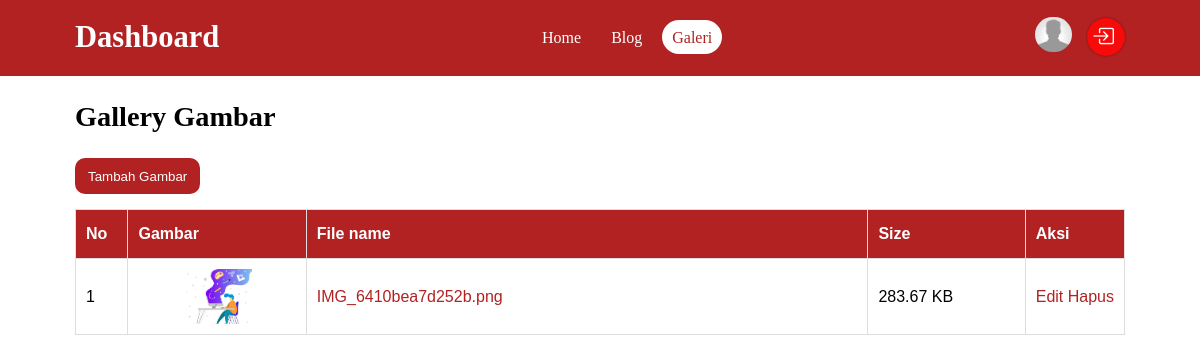
The app's page /user/galeri.php (signed in) with its own data.
### tables this page shows
CREATE TABLE `members` (
  `id` int(11) NOT NULL,
  `nama` varchar(150) NOT NULL,
  `email` varchar(100) NOT NULL,
  `username` varchar(100) NOT NULL,
  `password` varchar(255) NOT NULL,
  `image` varchar(90) NOT NULL
);

CREATE TABLE `gallery` (
  `id` int(11) NOT NULL,
  `id_user` int(11) NOT NULL,
  `image` varchar(120) NOT NULL
);

### conn.php (called while the page is built)
<?php
$host = "localhost";
$user = "root";
$pass = "";
$db = "simpleblog";
$conn = mysqli_connect($host, $user, $pass, $db);
function query($query) {
    global $conn;
    $result = mysqli_query($conn, $query);
    $rows = [];
    while($row = mysqli_fetch_assoc($result)) {
        $rows[] = $row;
    }
    return $rows;
}
?>

### user/galeri.php (the view, shortened to what this page needs)
<?php
require "../conn.php";
function filesize_formatted($path)
{
    $size = filesize($path);
    $units = array( 'B', 'KB', 'MB', 'GB', 'TB', 'PB', 'EB', 'ZB', 'YB');
    $power = $size > 0 ? floor(log($size, 1024)) : 0;
    return number_format($size / pow(1024, $power), 2, '.', ',') . ' ' . $units[$power];
}
$user_id = $_SESSION["user_id"];
$member = query("SELECT * FROM members WHERE id = $user_id")[0];
$result = query("SELECT * FROM gallery WHERE id_user = $user_id");
?>
<!DOCTYPE html>
<html lang="en">
<head>
    <link rel="stylesheet" href="https://cdn.jsdelivr.net/npm/bootstrap-icons@1.10.3/font/bootstrap-icons.css">
    <link rel="stylesheet" href="../assets/css/style.css?ts=<?=time()?>&quot">
</head>
<body>
    <nav class="navigation">
        <div class="container">
            <div class="nav-content">
                <h1><a href="index.php">Dashboard</a></h1>
                <ul class="nav-links">
                    <li>
                        <a href="../index.php" class="nav-link">Home</a>
                    </li>
                    <li>
                        <a href="blog.php" class="nav-link">Blog</a>
                    </li>
                    <li>
                        <a href="galeri.php" class="nav-link active">Galeri</a>
                    </li>
                </ul>
                <div class="add">
                    <a href="profile.php"><img src="images/<?= $member["image"] ?>" class="profile-thumb"></a>
                    <a href="?logout" class="logout"><i class="bi bi-box-arrow-in-right"></i></a>
                </div>
            </div>
        </div>
    </nav>
    <div class="container">
        <h2 style="margin-top: 20px;">Gallery Gambar</h2>
        <div class="actions">
            <button id="add-artikel">Tambah Gambar</button>
        </div>
        <?php if(!empty($result)): ?>
            <div id="table">
                <table border="1" cellspacing="0" class="table">
                    <tr>
                        <th>No</th>
                        <th>Gambar</th>
                        <th>File name</th>
                        <th>Size</th>
                        <th>Aksi</th>
                    </tr>
                    <?php $i = 1; foreach($result as $data): ?>
                    <tr>
                        <td style="width: 5%;"><?= $i; ?></td>
                        <td style="width: 17%;"><img src="uploads/gallery/<?= $data["image"]; ?>" alt=""></td>
                        <td><a href="uploads/gallery/<?= $data["image"]; ?>" target="_blank"><?= $data["image"]; ?></a></td>
                        <td nowrap="nowrap" style="width: 15%;"><?= filesize_formatted("uploads/gallery/".$data["image"]); ?></td>
                        <td nowrap="nowrap" style="width: 5%;">
                            <a href="edit_image.php?id=<?= $data["id"]; ?>">Edit</a>
                            <a href="delete_image.php?id=<?= $data["id"]; ?>" onclick="return confirm('Yakin ingin hapus?')">Hapus</a>
                        </td>
                    </tr>
                    <?php $i++; endforeach; ?>
                </table>
            </div>
        <?php else: ?>
        <span style="display: block; text-align: center; margin-top: 25px;">There's no data</span>
        <?php endif; ?>
    </div>
</body>
</html>

### assets/css/style.css (style rules this page uses)
* { padding: 0; margin: 0; box-sizing: border-box; }
body, p { line-height: 1.5; }
h1 { font-size: 1.91rem; }
h2 { font-size: 1.77rem; }
a { color: firebrick; text-decoration: none; }
.container { width: min(100% - 1rem, 1050px); margin-inline: auto; }
.navigation { position: sticky; top: 0; background-color: firebrick; padding: 15px; color: #fff; z-index: 100; }
.navigation a { color: #fff; }
.nav-content { display: flex; justify-content: space-between; align-items: center; }
.nav-links { display: flex; flex-direction: row; transform: translateX(0); }
.nav-links li { list-style: none; }
.nav-links li .nav-link { color: #fff; padding: 8.5px 10px; }
.nav-links li .nav-link:hover, .nav-links li .nav-link.active { background-color: #fff; color: firebrick; border-radius: 20px; }
.nav-links li:not(:last-child) .nav-link { margin-right: 10px; }
.add { display: flex; flex-direction: row; align-items: center; }
.add a:not(:last-child) { margin-right: 15px; }
.profile-thumb { height: 35px; width: 37px; border-radius: 25px; }
.add .logout { display: flex; justify-content: center; align-items: center; font-size: 22px; background-color: rgb(247, 10, 10); box-shadow: 0 0 2px rgba(0,0,0,0.5); padding: 2.5px 8px; border-radius: 30px; transform: translateY(-1px); }
.add .logout i { transform: translateX(-3px); }
.actions { display: flex; justify-content: space-between; align-items: center; width: 100%; margin-top: 20px; }
.actions form, .actions #add-artikel { display: inline; }
.actions #add-artikel { background-color: firebrick; color: #fff; text-decoration: none; padding: 8.5px 11px; border-radius: 10px; border: 2px solid firebrick; }
#table { overflow-x: auto; }
.table { margin: 15px auto 0 auto; font-family: Arial, Helvetica, sans-serif; border-collapse: collapse; width: 100%; border: 1px solid #ddd; }
.table td, .table th { border: 1px solid #ddd; padding: 10px; }
.table th { padding-top: 12px; padding-bottom: 12px; text-align: left; background-color: firebrick; color: white; }
.table td img { display: block; height: 55px; margin: auto; text-align: center; }

### records on screen
members: image (placeholder picture)
gallery: image (picture), image "IMG_6410bea7d252b.png", image "283.67 KB"
